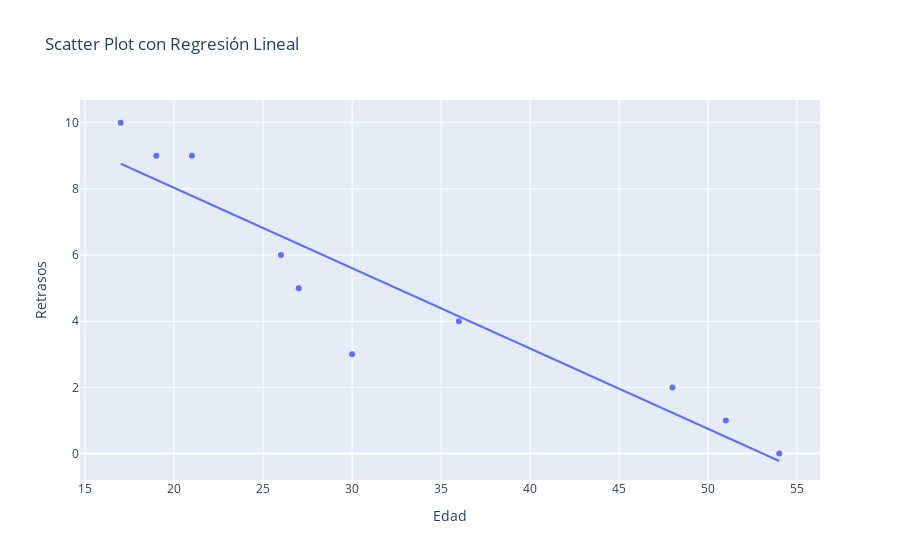

The code cell stored with this chart in its notebook:
### Code cell
student_data['Predicciones'] = lm.predict(X)

#Creating the regression graphic
fig = px.scatter(student_data, x='Edad', y='Retrasos', title="Scatter Plot con Regresión Lineal")
fig.add_traces(px.line(student_data, x='Edad', y='Predicciones').data)
fig.show()

### Figure 1 — Plotly figure (JSON) as saved in the notebook; plotly's stock layout.template omitted (floating-point values rounded to 4 significant figures)
{"data": [{"hovertemplate": "Edad=%{x}<br>Retrasos=%{y}<extra></extra>", "legendgroup": "", "marker": {"color": "#636efa", "symbol": "circle"}, "mode": "markers", "name": "", "orientation": "v", "showlegend": false, "type": "scatter", "x": [17, 51, 27, 21, 36, 48, 19, 26, 54, 30], "xaxis": "x", "y": [10, 1, 5, 9, 4, 2, 9, 6, 0, 3], "yaxis": "y"}, {"hovertemplate": "Edad=%{x}<br>Predicciones=%{y}<extra></extra>", "legendgroup": "", "line": {"color": "#636efa", "dash": "solid"}, "marker": {"symbol": "circle"}, "mode": "lines", "name": "", "orientation": "v", "showlegend": false, "type": "scatter", "x": [17, 51, 27, 21, 36, 48, 19, 26, 54, 30], "xaxis": "x", "y": [8.761, 0.5049, 6.333, 7.79, 4.147, 1.233, 8.275, 6.575, -0.2235, 5.604], "yaxis": "y"}], "layout": {"autosize": true, "legend": {"tracegroupgap": 0}, "title": {"text": "Scatter Plot con Regresión Lineal"}, "xaxis": {"anchor": "y", "autorange": true, "domain": [0, 1], "range": [14.76, 56.24], "title": {"text": "Edad"}, "type": "linear"}, "yaxis": {"anchor": "x", "autorange": true, "domain": [0, 1], "range": [-0.8252, 10.83], "title": {"text": "Retrasos"}, "type": "linear"}}}
